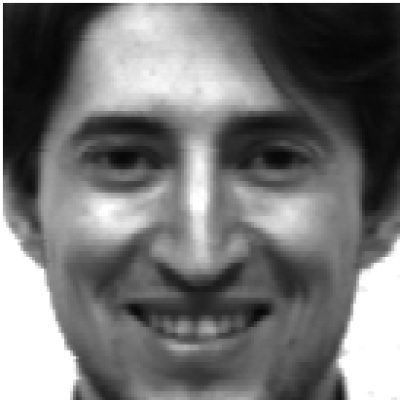
#> input picture images_gray/subject03_happy.jpg, 400 x 400 px, found by its file name
$ python assignment_17110090.py
#> lines starting #> are read from the running program, lines starting #| are printed output that depends on the picture; pictures that were not available may be replaced by others from this repository, and a replacement may not be noted
import os
import cv2
import numpy as np
from PIL import Image
from numpy import linalg as LA
rows,columns=400,400
def facecrop(i):
#> called with i = 'subject03_happy.jpg'
    facedata = "haarcascade_frontalface_alt.xml"
    cascade = cv2.CascadeClassifier(facedata)
    image=Image.open('YaleFaceDatabase/'+i).convert('L')
#> image is the input picture: PIL image 400x400 L; min 5, max 255, mean 115.7
    img=np.array(image,'uint8')
    img= cv2.merge([img,img,img])
    minisize = (img.shape[1],img.shape[0])
#> minisize = (400, 400)
    miniframe = cv2.resize(img, minisize)
    faces = cascade.detectMultiScale(miniframe)
#> faces = [[30, 29, 333, 333]]

    for f in faces:
        x, y, w, h = [ v for v in f ]
        cv2.rectangle(img, (x,y), (x+w,y+h), (255,255,255))
        sub_face = img[y:y+h, x:x+w]
        gray = cv2.cvtColor(sub_face, cv2.COLOR_BGR2GRAY)
        resized = cv2.resize(gray, (rows,columns), interpolation = cv2.INTER_AREA)
        k=i.replace('.','_')
        cv2.imwrite('images_gray/'+k+'.jpg', resized)
#> this loop made 1 pass
#> (x, y, w, h, k) on pass 1: (30, 29, 333, 333, 'subject03_happy_jpg')
#> pass 1, in facecrop, `sub_face = img[y:y+h, x:x+w]`:
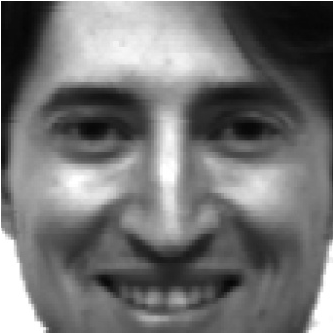
#> sub_face: shape (333, 333, 3); min 5, max 255, mean 114.9
#> after the loop:
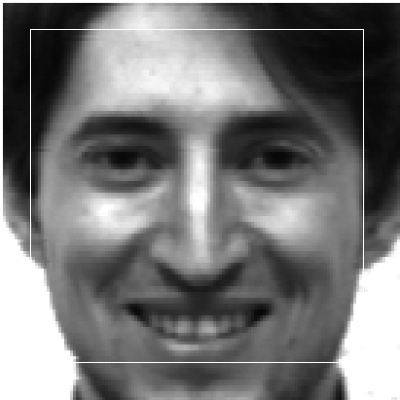
#> img: shape (400, 400, 3); min 5, max 255, mean 116.9
    return
images= os.listdir('./YaleFaceDatabase')
all_images=[]
for i in images:
    facecrop(i)
print('filtered images')
sample_image=cv2.imread('images_gray/subject15_happy.jpg',0)
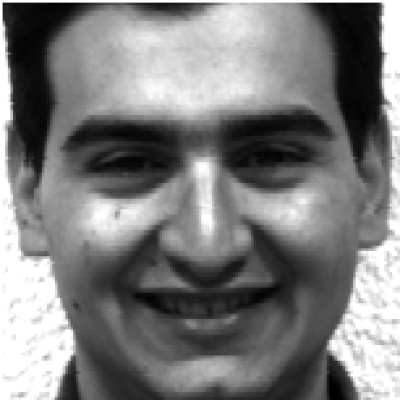
#> input picture images_gray/subject15_happy.jpg, 400 x 400 px
#> sample_image is the input picture: shape (400, 400); min 0, max 255, mean 124.7
print('dimensions : ',sample_image.shape)
#| dimensions :  (400, 400)
print('type : ','gray')
cv2.imshow('Sample',sample_image)
cv2.waitKey()
images= os.listdir('./images_gray')
all_names=[]
all_images=[]
# 8 out of 11 of each
test_names=[]
test_images=[]
# 3 out of 11 of each

#testsplit= 73 : 27
for i in range(len(images)):
    k=cv2.imread('images_gray/'+images[i],0)
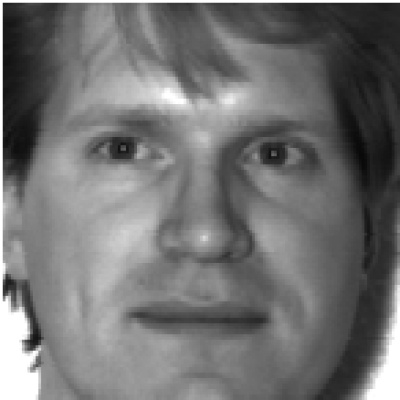
#> input picture images_gray/subject01_centerlight.jpg, 400 x 400 px
#> k is the input picture: shape (400, 400); min 8, max 255, mean 114.3
    arr=np.array(k)
    arr1=np.reshape(arr,(1,-1))
    if i%11<=7:
        all_images.append(arr1)
        all_names.append(images[i])
    else:
        test_images.append(arr1)
        test_names.append(images[i])
l=np.mean( np.array(all_images), axis=0)
mean_of_imgs=l
cv2.imshow('Mean',np.array(np.reshape(l,(rows,-1)),dtype = np.uint8))
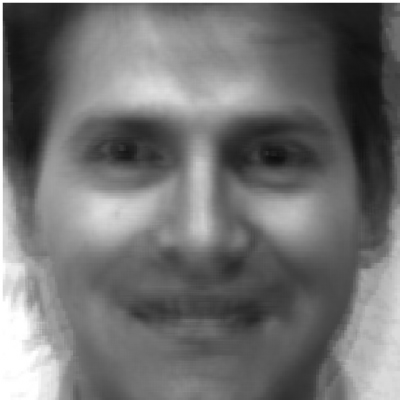
#> window 'Mean': shape (400, 400); min 12, max 255, mean 113.3
cv2.waitKey()
all_im_mean=[]
for i  in all_images:
	all_im_mean.append((i-l)[0])
all_im_mean=np.array(all_im_mean)
A=np.transpose(all_im_mean)
A_t=np.transpose(A)
cov=np.matmul(A_t,A)
#print(cov)
w, v = LA.eig(cov)
di=[[] for i in range(len(w))]
k1=np.array(sorted(w)[::-1])
for i in range(len(w)):
	di[i]=[w[i],v[i].tolist()]
k5=k1/sum(k1)
n=0
s=0
while(s<0.85):
    s+=k5[n]
    n+=1
top=31
req_vec=[]
req_eigens=sorted(di)[::-1][:top]
import cmath
for i in req_eigens:
    lr=[]
    for j in i[1]:
        lr.append(float(j.real))
    req_vec.append(lr)
req_eigens=np.array(req_vec).transpose()
actual_eigens=np.matmul(A,req_eigens)
norm_=np.linalg.norm(actual_eigens,axis=0)
actual_eigens=actual_eigens/norm_
actual_eigens=actual_eigens.T
all_weights=np.matmul(actual_eigens,A)
all_weights=all_weights.T
all_trans_imgs=[]
c1=0
for i in range(len(all_images)):
    c1+=1
    s=[0 for m in range(rows*columns)]
    for j in range(len(actual_eigens)):
        s=np.add(np.array(s),np.array(actual_eigens[j])*all_weights[i][j])
    l=l.T
    l=l.flatten()
    s=s+l
    if c1<=3:
        cv2.imshow('actual_image',np.array(np.reshape(np.array(all_images[i]),(rows,-1)),dtype = np.uint8))
        cv2.imshow('projection',np.array(np.reshape(np.array(s),(rows,-1)),dtype = np.uint8))
        cv2.waitKey()
    all_trans_imgs.append(s)
#> this loop made 6 passes
#> pass 1, `cv2.imshow('projection',np.array(np.reshape(np.array(s),(rows,-1)),dty..`:
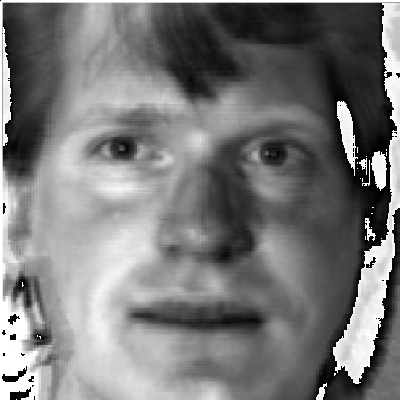
#> window 'projection': shape (400, 400); min 0, max 255, mean 121.2
#> pass 2, `cv2.imshow('projection',np.array(np.reshape(np.array(s),(rows,-1)),dty..`:
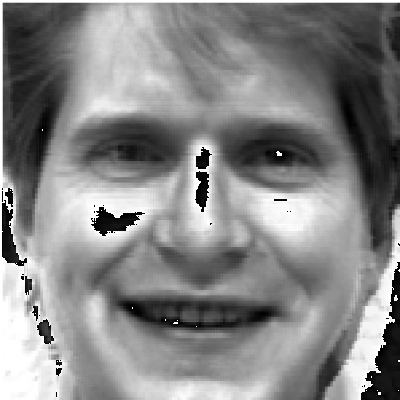
#> window 'projection': shape (400, 400); min 0, max 255, mean 133.8

test_img_centered=[]
for i in test_images:
	test_img_centered.append((i-l)[0])
test_without_mean=np.array(test_img_centered)
A_test=np.transpose(test_without_mean)
#> (the run stopped early here; a loop or call above may not have finished)
